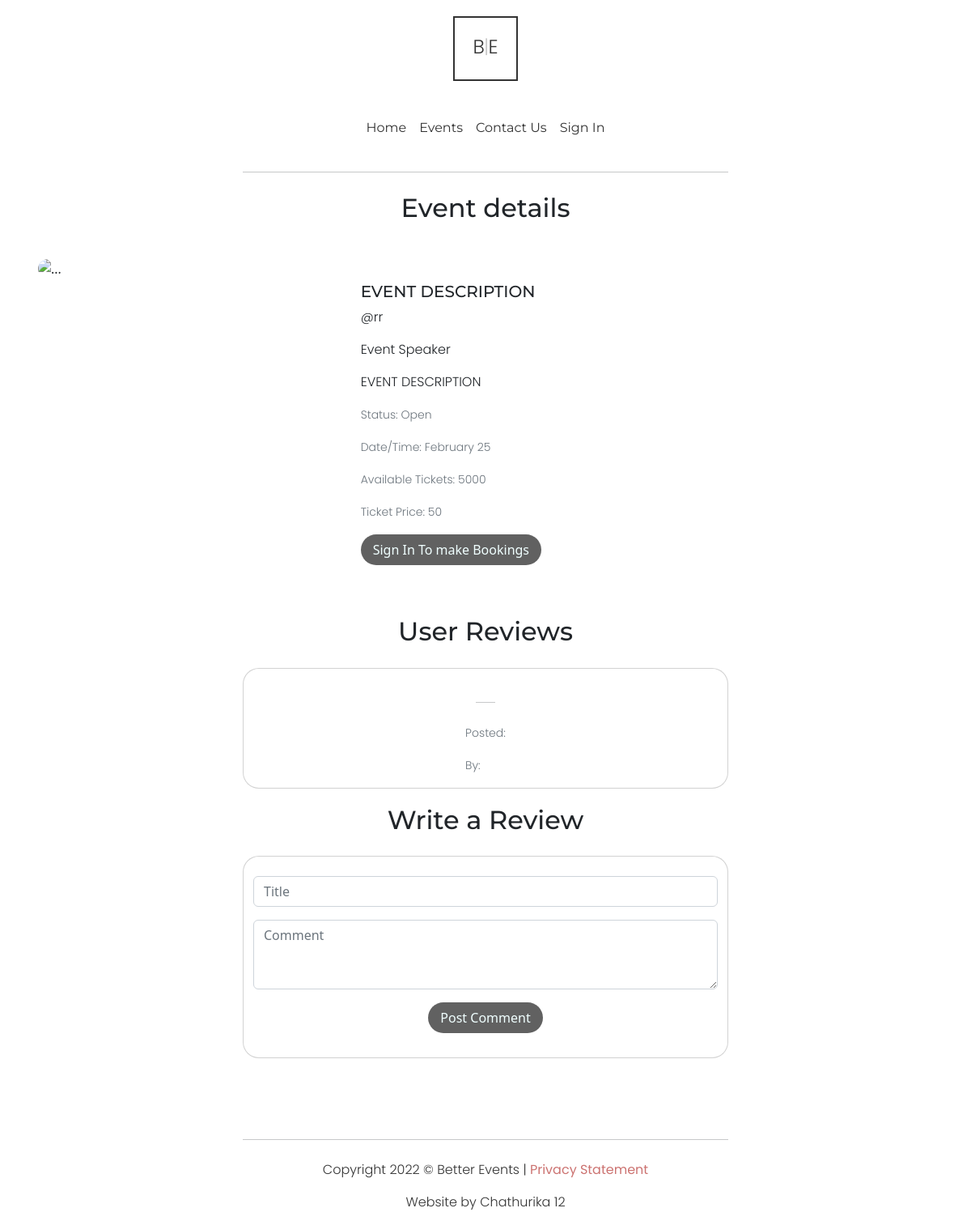
Screenshot of /events/2 with the database file from the repository.
### website/models.py (models this page shows, shortened)
class Event(db.Model):
    __tablename__='events'
    id = db.Column(db.Integer, primary_key=True)
    status = db.Column(db.String(20), nullable=False, default='Unpublished')
    datetime = db.Column(db.String(30), index=True)
    speaker = db.Column(db.String(40), index=True)
    ownerid = db.Column(db.Integer)
    tickets = db.Column(db.Integer)
    price = db.Column(db.Integer)
    title = db.Column(db.String(40), index=True)
    description = db.Column(db.String(550), index=True)
    category = db.Column(db.String(40), index=True)
    imgurl = db.Column(db.String(200), index=True)

### website/views.py (the view)
@bp.route('/events/<eventid>', methods=['GET', 'POST'])
def eventdetails(eventid):
    event = Event.query.filter_by(id=eventid).first()
    if type(event) == Event:
        owner = User.query.filter_by(id=event.ownerid).first()
        return render_template('eventdetails.html', imgurl=event.imgurl,
                               category=event.category,
                               speaker=event.speaker,
                               title=event.title,
                               description=event.description,
                               status=event.status,
                               datetime=event.datetime,
                               creator=f"@{owner.username}",
                               tickets=event.tickets,
                               ticketprice=event.price,
                               eventid=event.id)
    return render_template('eventdetails.html')

### website/templates/eventdetails.html (shortened to what this page needs)
{% extends "base.html" %}
{% import "bootstrap/wtf.html" as wtf %}
{% block content %}
<hr>
<div>
  <h2 class="spacertxt">Event details</h2>
</div>
<div class="container card card-body EventContainer">
  <div class="card mb-3 smolevent eventhero">
    <div class="row g-0">
      <div class="col-md-12 col-lg-4">
        <img src={{imgurl}} class="img-fluid eventheroimg" alt="...">
      </div>
      <div class="col-md-12 col-lg-8">
        <div class="card-body smolcardbody">
          <h5 class="card-title">{{title}}</h5>
          <p class="card-text">{{creator}}</p>
          <p class="card-text">{{speaker}}</p>
          <p class="card-text">{{description}}</p>
          <p class="card-text"><small class="text-muted">Status: {{status}}</small></p>
          <p class="card-text"><small class="text-muted">Date/Time: {{datetime}}</small></p>
          <p class="card-text"><small class="text-muted">Available Tickets: {{tickets}}</small></p>
          <p class="card-text"><small class="text-muted">Ticket Price: {{ticketprice}}</small></p>
          {% if current_user.is_authenticated %}
          {% if status == "Open" and tickets >= 1 %}
          <a href="" class="btn eventinfobut" data-bs-toggle="modal" data-bs-target="#exampleModal">Book Tickets</a>
          {% else %}
          <p class="card-text"><small class="">Bookings Not Available</small></p>
          {% endif %}
          {% else %}
          <a href="/login" class="btn eventinfobut">Sign In To make Bookings</a>
          {% endif %}
        </div>
      </div>
    </div>
  </div>
</div>
<div>
  <h2 class="spacertxt">User Reviews</h2>
</div>
<div class="container card comment">
  <div class="card-body">
    <hr>
    <p class="card-text"><small class="text-muted">Posted: {{date}}</small></p>
    <p class="card-text"><small class="text-muted">By: {{commentername}}</small></p>
  </div>
</div>
<div>
  <h2 class="spacertxt">Write a Review</h2>
</div>
<div class="container card comment newcomment">
  <div class="mb-3 commentinputs">
    <br>
    <input type="text" class="form-control commenttitle" id="commenttitleinput" placeholder="Title">
  </div>
  <div class="mb-3 commentinputs">
    <textarea class="form-control" id="exampleFormControlTextarea1" rows="3" cols="50" placeholder="Comment"></textarea>
  </div>
  <a href="#" class="btn eventinfobut">Post Comment</a>
</div>
{% endblock %}

### website/static/style.css (style rules this page uses)
html { scroll-behavior: smooth; }
h1,h2,h3,h4,h5,h6 { font-family: 'Montserrat', sans-serif; }
p { font-family: 'Poppins', sans-serif; font-weight: 300; }
a { text-decoration: none; }
a.btn { border-radius: 20px; padding: 7px 15px; background-color: #616161; border: none; color: azure; }
hr { width: 50%; margin: 25px auto; }
.spacertxt { text-align: center; margin-bottom: 25px; font-family: 'Montserrat', sans-serif; }
.EventContainer { border: transparent; display: flex; justify-content: left; align-items: left; }
.eventheroimg { height: 100%; background-position: center; background-size: cover; background-repeat: no-repeat; border-radius: 20px; }
.eventhero { border-color: transparent; }
.smolevent { border-radius: 20px; }
.smolcardbody { padding: 30px; }
.eventinfobut { color: azure; }
.comment { transition: background-color 0.5s, border-radius 0.7s, scale 0.5s; display: flex; justify-content: center; align-items: center; max-width: 600px; border-radius: 20px; margin-bottom: 20px; }
.newcomment { padding-bottom: 30px; }
.commentinputs { width: 100%; }

### rows the page displays
Event: title "EVENT DESCRIPTION", speaker "Event Speaker", description "EVENT DESCRIPTION", status "Open", datetime "February 25", tickets "5000"

### other values shown
{{ creator }} "@rr"
{{ ticketprice }} "50"
